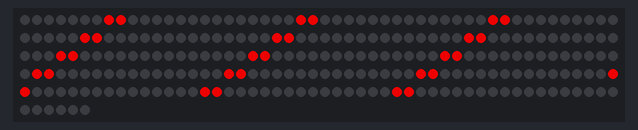
Recording of a sketch running on a simulated Arduino Uno, built with avr-gcc and run on an emulated ATmega328P. On the bench: 256 RGB LEDs in strip order, left to right, continuing on the next row. EEPROM starts erased.

Above: at 0.47 s.
At 1.07 s:
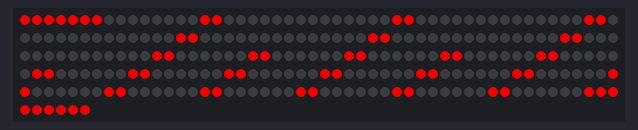
At 1.6 s:
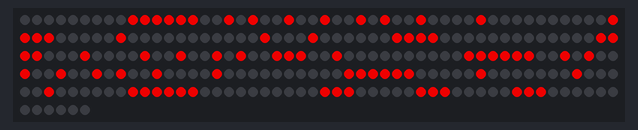

The sketch:

Arduino_WS2812b_Truck_Names.ino
```cpp
#define DEBUG_MODE false

#include <EEPROM.h>

// WS2812B vars
#include "FastLED.h"

#define LED_TYPE WS2811      // led type
#define LED_MATRIX_1_PIN 3  // Pin to cotrol first ws812b leds
#define LED_MATRIX_2_PIN 3  // Pin to cotrol second ws812b leds

#define NUM_LEDS 256     // Count of leds
#define NUM_LED_COLS 8 // Count of leds in one row

const uint8_t NUM_LED_ROWS = NUM_LEDS / NUM_LED_COLS; // Count of led rows

CRGB leds[NUM_LEDS];

#define START_TOP_RIGHT 1
#define START_TOP_LEFT 0

#define LED_START_DIRECTION START_TOP_RIGHT // first point (led)

/// @param scale a 0-255 value for how much to scale all leds before writing them out
uint8_t current_brightness = 50;

// potenciometr vars
#define POT_BRIGHTNESS_PIN A0 // Pit to control brightness

#define BRIGHTNESS_VALS_COUNT 50
byte bryghtness_vals[BRIGHTNESS_VALS_COUNT];
byte bryghtness_val_index = 0; // calculate brightness count

// color vars
uint32_t colors[] = // uint32_t 0 .. 4,294,967,295
{
  CRGB::Red,
  // CRGB::Orange,
  CRGB::Yellow,
  CRGB::Green,
  CRGB::Cyan,
  CRGB::Blue,
  CRGB::Purple,
};

const byte colors_count = sizeof(colors) / sizeof(colors[0]);

byte current_color; // byte 	0..256

#define LETTER_HEIGHT 6

const byte LET_Z[][LETTER_HEIGHT] = {{1, 0, 0, 0, 0, 1},{1, 1, 0, 0, 0, 1},{1, 0, 1, 0, 0, 1},{1, 0, 0, 1, 0, 1},{1, 0, 0, 0, 1, 1}};
const byte LET_H[][LETTER_HEIGHT] = {{1, 1, 1, 1, 1, 1},{0, 0, 1, 0, 0, 0},{0, 0, 1, 0, 0, 0},{0, 0, 1, 0, 0, 0},{1, 1, 1, 1, 1, 1}};
const byte LET_E[][LETTER_HEIGHT] = {{1, 0, 0, 0, 0, 1},{1, 0, 1, 0, 0, 1},{1, 0, 1, 0, 0, 1},{1, 1, 1, 1, 1, 1}};
const byte LET_N[][LETTER_HEIGHT] = {{1, 1, 1, 1, 1, 1},{0, 0, 0, 0, 1, 0},{0, 0, 0, 1, 0, 0},{0, 0, 1, 0, 0, 0},{1, 1, 1, 1, 1, 1}};
const byte LET_I[][LETTER_HEIGHT] = {{1, 1, 1, 1, 1, 1}};
const byte LET_A[][LETTER_HEIGHT] = {{0, 0, 1, 1, 1, 1},{0, 1, 0, 1, 0, 0}, {1, 0, 0, 1, 0, 0},{0, 1, 0, 1, 0, 0},{0, 0, 1, 1, 1, 1}};
const byte LET_P[][LETTER_HEIGHT] = {{0, 1, 1, 0, 0, 0},{1, 0, 0, 1, 0, 0}, {1, 0, 0, 1, 0, 0},{1, 1, 1, 1, 1, 1}};
const byte LET_V[][LETTER_HEIGHT] = {{1, 1, 1, 1, 0, 0},{0, 0, 0, 0, 1, 0}, {0, 0, 0, 0, 0, 1},{0, 0, 0, 0, 1, 0},{1, 1, 1, 1, 0, 0}};
const byte LET_L[][LETTER_HEIGHT] = {{0, 0, 0, 0, 0, 1},{0, 0, 0, 0, 0, 1}, {0, 0, 0, 0, 0, 1},{1, 1, 1, 1, 1, 1}};
const byte LET_G[][LETTER_HEIGHT] = {{1, 0, 0, 1, 1, 1},{1, 0, 0, 1, 0, 1}, {1, 0, 0, 0, 0, 1},{0, 1, 1, 1, 1, 0}};
const byte LET_Y[][LETTER_HEIGHT] = {{1, 1, 1, 0, 0, 0}, {0, 0, 0, 1, 1, 1},{1, 1, 1, 0, 0, 0}};

#define ROWS_WRAP 1
#define COLLS_WRAP 1
#define LETTER_SPACE 1

uint16_t current_position_x = ROWS_WRAP;

// buttons vars
#define BTN_CHANGE_COLOR 12 // pin to control matrix change color
#define BTN_SWITCH_NAMES 11 // pin to control matrix change color

bool btn_change_color_last_state = LOW;
bool btn_change_color_current_state = LOW;

bool btn_switch_names_last_state = LOW;
bool btn_switch_names_current_state = LOW;

// animation
bool animation_state = HIGH; // state that show animation in progress
bool animation_mode_state = HIGH; // state HIGH show that animation start displaying. LOW - finished displaying

uint16_t current_animation_position_x = 0;
uint16_t current_animation_position_y = 0;
int16_t current_animation_direction_x = 1;
int16_t current_animation_direction_y = 0;

unsigned long global_timer; // global timer
unsigned long mode_timer; // timer for animations

#define GLOBAL_LOOP 2 // global timer loop
#define COLOR_MODE_SPEED 3 // animation speed

// convert i, j coordinates to led num for ws2812b
int get_led_num(uint8_t i = 0, uint8_t j = 0){
  switch (LED_START_DIRECTION) {
    case START_TOP_RIGHT:
      return NUM_LED_COLS * i + ((i % 2) ? j : (NUM_LED_COLS - j - 1));
      break;
    case START_TOP_LEFT:
    default:
      return 0;
      break;
  }
}

void drawChar(byte _symbol[][6], byte letter_width, uint16_t &current_position_x){
  //byte letter_width = sizeof(_symbol) / sizeof(_symbol[0]);

  uint16_t _x = 0;
  uint16_t _y = 0;

  // if (DEBUG_MODE == true) {
  //   Serial.print("letter width: ");
  //   Serial.println(sizeof(_symbol));
  //   Serial.println(sizeof(LET_Z));

  //   Serial.print("possition: ");
  //   Serial.println(current_position_x);
  // }

  for (int j = 0; j < LETTER_HEIGHT; j++) {
    for (int i = 0; i < letter_width; i++) {
      if (_symbol[i][j] == 1) {
        // rotate letter
        _x = current_position_x + (letter_width - 1) - i;
        _y = (LETTER_HEIGHT - 1) + COLLS_WRAP - j;

        // leds[get_led_num(i, j)] = colors[current_color];
        leds[get_led_num(_x, _y)] = colors[current_color];
      }
    }
  }

  current_position_x += letter_width;
}

void drawName(){
  current_position_x = ROWS_WRAP;

  FastLED.clear();

  // ZHENIA
  // drawChar(LET_Z, sizeof(LET_Z) / sizeof(LET_Z[0]), current_position_x);
  // current_position_x += LETTER_SPACE;
  // drawChar(LET_H, sizeof(LET_H) / sizeof(LET_H[0]), current_position_x);
  // current_position_x += LETTER_SPACE;
  // drawChar(LET_E, sizeof(LET_E) / sizeof(LET_E[0]), current_position_x);
  // current_position_x += LETTER_SPACE;
  // drawChar(LET_N, sizeof(LET_N) / sizeof(LET_N[0]), current_position_x);
  // current_position_x += LETTER_SPACE;
  // drawChar(LET_I, sizeof(LET_I) / sizeof(LET_I[0]), current_position_x);
  // current_position_x += LETTER_SPACE;
  // drawChar(LET_A, sizeof(LET_A) / sizeof(LET_A[0]), current_position_x);

  // PAVEL
  // current_position_x = ROWS_WRAP + 2;

  // drawChar(LET_P, sizeof(LET_P) / sizeof(LET_P[0]), current_position_x);
  // current_position_x += LETTER_SPACE;
  // drawChar(LET_A, sizeof(LET_A) / sizeof(LET_A[0]), current_position_x);
  // current_position_x += LETTER_SPACE;
  // drawChar(LET_V, sizeof(LET_V) / sizeof(LET_V[0]), current_position_x);
  // current_position_x += LETTER_SPACE;
  // drawChar(LET_E, sizeof(LET_E) / sizeof(LET_E[0]), current_position_x);
  // current_position_x += LETTER_SPACE;
  // drawChar(LET_L, sizeof(LET_L) / sizeof(LET_L[0]), current_position_x);

  // EVGENY

  drawChar(LET_E, sizeof(LET_E) / sizeof(LET_E[0]), current_position_x);
  current_position_x += LETTER_SPACE;
  drawChar(LET_V, sizeof(LET_V) / sizeof(LET_V[0]), current_position_x);
  current_position_x += LETTER_SPACE;
  drawChar(LET_G, sizeof(LET_G) / sizeof(LET_G[0]), current_position_x);
  current_position_x += LETTER_SPACE;
  drawChar(LET_E, sizeof(LET_E) / sizeof(LET_E[0]), current_position_x);
  current_position_x += LETTER_SPACE;
  drawChar(LET_N, sizeof(LET_N) / sizeof(LET_N[0]), current_position_x);
  current_position_x += LETTER_SPACE;
  drawChar(LET_Y, sizeof(LET_Y) / sizeof(LET_Y[0]), current_position_x);
  current_position_x += LETTER_SPACE;

  FastLED.show();
}

void animateSwitchOn() {
  if (animation_mode_state) {
    leds[get_led_num(current_animation_position_x, current_animation_position_y)] = colors[current_color];
  } else {
    leds[get_led_num(current_animation_position_x, current_animation_position_y)] = CRGB::Black;
  }

  current_animation_position_x += current_animation_direction_x;
  current_animation_position_y += current_animation_direction_y;

  if (current_animation_position_x >= NUM_LED_ROWS - 1) {
    if (current_animation_direction_y == 0) {
      current_animation_direction_y = 1;
      current_animation_direction_x = 0;
    }

    if (current_animation_position_y >= NUM_LED_COLS - 1) {
      current_animation_direction_y = 0;
      current_animation_direction_x = -1;
    }
  } else if (current_animation_position_x == 0) {
    if (current_animation_position_y >= NUM_LED_COLS - 1) {
      current_animation_direction_y = -1;
      current_animation_direction_x = 0;
    }

    if (current_animation_position_y == 0) {
      current_animation_direction_y = 0;
      current_animation_direction_x = 1;

      // change mode
      if (!animation_mode_state) {
        animation_state = LOW;
        animation_mode_state = HIGH;

        drawName();
      } else {
        animation_mode_state = LOW;
      }
    }
  }
}

void changeCurrentColor(){
  if (++current_color >= colors_count) {
    current_color = 0;
  }
}

// for debounce buttons
bool debounce(uint8_t btn_pin, bool last) {
  bool current = digitalRead(btn_pin);

  if (last != current)
  {
    delay(5);
    current = digitalRead(btn_pin);
  }

  return current;
}

bool analogReadSave(uint8_t analog_pin, byte &bryghtness_val_index, byte* bryghtness_vals_arr) {
  int sensorValue = analogRead(analog_pin);
  int new_brightness = map(sensorValue, 0, 1023, 0, 255);

  bryghtness_vals_arr[bryghtness_val_index] = new_brightness;

  if (++bryghtness_val_index >= BRIGHTNESS_VALS_COUNT) {
    bryghtness_val_index = 0;
  }
}

byte analogReadMedium(byte* bryghtness_vals_arr) {
  int sum = 0;

  for (int i = 0; i < BRIGHTNESS_VALS_COUNT; i++) {
    sum += bryghtness_vals_arr[i];
  }

  // sum = sum>>4;

  return round((float)sum / (float)BRIGHTNESS_VALS_COUNT);
  //return (int)((float)sum / (float)BRIGHTNESS_VALS_COUNT) + 1;
}

// update device settings
void updateEEPROM() {
  EEPROM.write(1, current_brightness);
  EEPROM.write(2, current_color);
}

// read device settings
void readEEPROM() {
  current_brightness = EEPROM.read(1);
  current_color = EEPROM.read(2);

  if (current_brightness == 0) {
    current_brightness = 30;
    updateEEPROM();
  }

  // set random figure color
  if (current_color >= colors_count) {
      current_color = 0;
  }

  current_brightness = 120;
}

void setup() {
  if (DEBUG_MODE) {
    Serial.begin(9600);
  }

  // Read variables from memory
  readEEPROM();

  // Update variables from memory
  updateEEPROM();

  // setup led
  FastLED.setBrightness(200);  // set leds brightness
  FastLED.addLeds<LED_TYPE, LED_MATRIX_1_PIN, GRB>(leds, NUM_LEDS);

  // make lead black before start
  FastLED.clear();
  //fill_solid(leds, 256, colors[current_color]);

  //drawName();

  // FastLED.show();

  // setup potentiometer
  //pinMode(POT_BRIGHTNESS_PIN, INPUT);

  // setup buttons
  //pinMode(BTN_CHANGE_COLOR, INPUT_PULLUP);
  //pinMode(BTN_SWITCH_NAMES, INPUT_PULLUP);
}

void loop() {
  // analogReadSave(POT_BRIGHTNESS_PIN, bryghtness_val_index, bryghtness_vals);

  // if (bryghtness_val_index  == (BRIGHTNESS_VALS_COUNT - 1)) {
  //   byte new_brightness = analogReadMedium(bryghtness_vals);

  //   //if ( (new_brightness > ( current_brightness + 1)) || (new_brightness < ( current_brightness - 1)) ) {

  //   if ( new_brightness != current_brightness ) {
  //     if (DEBUG_MODE) {
  //       Serial.print("New brightness: ");
  //       Serial.println(new_brightness);
  //     }

  //     current_brightness = new_brightness;

  //     FastLED.setBrightness(current_brightness);  // set leds brightness
  //     FastLED.show();

  //     updateEEPROM();
  //   }
  // }

  // control color for matrix
  // btn_change_color_current_state = debounce(BTN_CHANGE_COLOR, btn_change_color_last_state);

  // if (btn_change_color_last_state == HIGH && btn_change_color_current_state == LOW) {
  //   //change color

  //   if (DEBUG_MODE) {
  //     Serial.println("Change color btn pressed");
  //   }

  //   // check if animation switch off and then change color
  //   if (!animation_state) {
  //     changeCurrentColor();

  //     // start animation
  //     animation_state = HIGH;

  //     updateEEPROM();
  //   }
  // }

  // btn_change_color_last_state = btn_change_color_current_state;


  // control name for matrix
  // btn_switch_names_current_state = debounce(BTN_SWITCH_NAMES, btn_switch_names_last_state);

  // if (btn_switch_names_last_state == HIGH && btn_switch_names_current_state == LOW) {
  //   //change color

  //   if (DEBUG_MODE) {
  //     Serial.println("Switch names btn pressed");
  //   }

  //   updateEEPROM();
  // }

  // btn_switch_names_last_state = btn_switch_names_current_state;

  //check animation
  if (animation_state) {
    //if (millis() - global_timer > GLOBAL_LOOP) {
      global_timer = millis();  // reset main timer

      if (millis() - mode_timer > COLOR_MODE_SPEED) {
        mode_timer = millis();  // reset mode timer

        animateSwitchOn();
      }
    //}

    FastLED.show();
  }
}
```

IPA_MatrixSymbols.cpp
```cpp
#include "IPA_MatrixSymbols.h"
#include "Arduino.h"

IPA_MatrixSymbols::IPA_MatrixSymbols(uint8_t pin) {
  _pin = pin;
  init(pin);
}

void IPA_MatrixSymbols::init(uint8_t pin) {
  pinMode(pin, OUTPUT);
}

// void IPA_MatrixSymbols::draw(unsigned int frequency, unsigned long duration = 0){

// }
```

IPA_MatrixSymbols.h
```cpp
/*

  IPA_MatrixSymbols.h - Library for draw symbols on led matrix.

  Created by Peshkov Igor, Aug 19, 2023.

  Released into the public domain.

*/
#ifndef IPA_MatrixSymbols_h
#define IPA_MatrixSymbols_h

#include "Arduino.h"

#define SYMBOL_Z = [];

class IPA_MatrixSymbols
{
  public:
    IPA_MatrixSymbols(uint8_t pin);
     void init(uint8_t pin);
     void play(unsigned int frequency, unsigned long duration = 0);
     void stop();
     void pause();
  private:
    uint8_t _pin;
};

#endif
```
